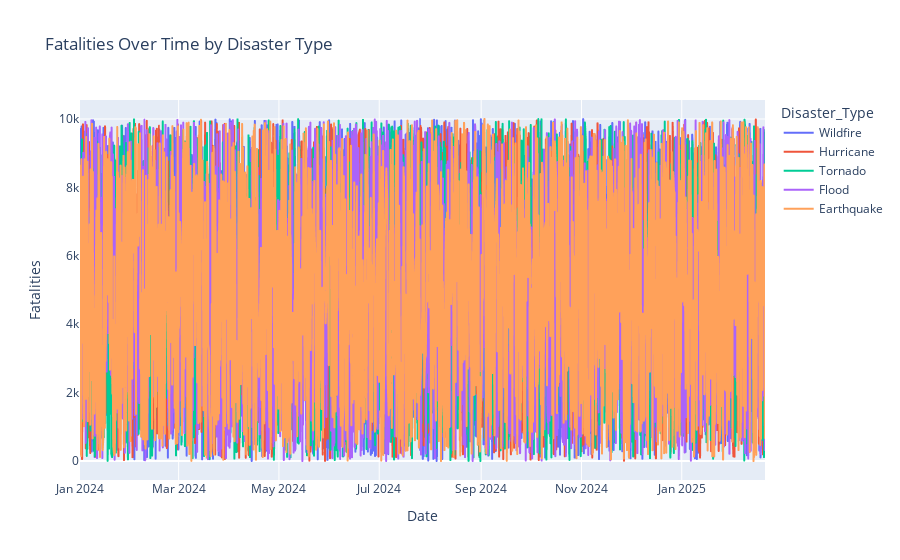

The code cell stored with this chart in its notebook:
### Code cell
## Fatalities Over Time
##We track fatalities throughout the year to see if some months are more severe.
fig = px.line(df, x="Date", y="Fatalities", color="Disaster_Type",
              title="Fatalities Over Time by Disaster Type")
fig.show()

### Figure 1 — Plotly figure (JSON) as saved in the notebook; plotly's stock layout.template omitted (floating-point values rounded to 4 significant figures; data arrays with more than 128 entries replaced by an {"elided": "..."} marker saying what was removed)
{"data": [{"hovertemplate": "Disaster_Type=Wildfire<br>Date=%{x}<br>Fatalities=%{y}<extra></extra>", "legendgroup": "Wildfire", "line": {"color": "#636efa", "dash": "solid"}, "marker": {"symbol": "circle"}, "mode": "lines", "name": "Wildfire", "showlegend": true, "type": "scattergl", "x": {"elided": "1982 str values"}, "xaxis": "x", "y": {"elided": "1982 int values"}, "yaxis": "y"}, {"hovertemplate": "Disaster_Type=Hurricane<br>Date=%{x}<br>Fatalities=%{y}<extra></extra>", "legendgroup": "Hurricane", "line": {"color": "#EF553B", "dash": "solid"}, "marker": {"symbol": "circle"}, "mode": "lines", "name": "Hurricane", "showlegend": true, "type": "scattergl", "x": {"elided": "1952 str values"}, "xaxis": "x", "y": {"elided": "1952 int values"}, "yaxis": "y"}, {"hovertemplate": "Disaster_Type=Tornado<br>Date=%{x}<br>Fatalities=%{y}<extra></extra>", "legendgroup": "Tornado", "line": {"color": "#00cc96", "dash": "solid"}, "marker": {"symbol": "circle"}, "mode": "lines", "name": "Tornado", "showlegend": true, "type": "scattergl", "x": {"elided": "2012 str values"}, "xaxis": "x", "y": {"elided": "2012 int values"}, "yaxis": "y"}, {"hovertemplate": "Disaster_Type=Flood<br>Date=%{x}<br>Fatalities=%{y}<extra></extra>", "legendgroup": "Flood", "line": {"color": "#ab63fa", "dash": "solid"}, "marker": {"symbol": "circle"}, "mode": "lines", "name": "Flood", "showlegend": true, "type": "scattergl", "x": {"elided": "2018 str values"}, "xaxis": "x", "y": {"elided": "2018 int values"}, "yaxis": "y"}, {"hovertemplate": "Disaster_Type=Earthquake<br>Date=%{x}<br>Fatalities=%{y}<extra></extra>", "legendgroup": "Earthquake", "line": {"color": "#FFA15A", "dash": "solid"}, "marker": {"symbol": "circle"}, "mode": "lines", "name": "Earthquake", "showlegend": true, "type": "scattergl", "x": {"elided": "2036 str values"}, "xaxis": "x", "y": {"elided": "2036 int values"}, "yaxis": "y"}], "layout": {"legend": {"title": {"text": "Disaster_Type"}, "tracegroupgap": 0}, "title": {"text": "Fatalities Over Time by Disaster Type"}, "xaxis": {"anchor": "y", "domain": [0, 1], "title": {"text": "Date"}}, "yaxis": {"anchor": "x", "domain": [0, 1], "title": {"text": "Fatalities"}}}}
